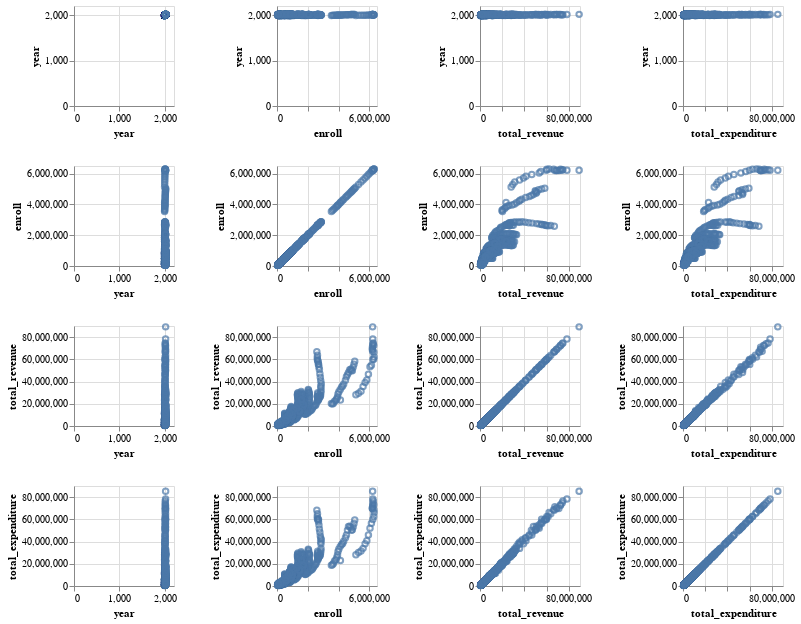

The notebook cell this image was saved under:
### Markdown cell above
Now we will take a look at the pairs plot to observe any relationships between the major variables.

### Code cell
alt.Chart(states_clean).mark_point().encode(
    alt.X(alt.repeat('column'), type = 'quantitative'),
    alt.Y(alt.repeat('row'), type = 'quantitative'),
).properties(
    width = 100,
    height = 100
).repeat(
    row = ['year', 'enroll', 'total_revenue', 'total_expenditure'],
    column = ['year', 'enroll', 'total_revenue', 'total_expenditure']
)

### Figure 1 — Vega-Lite specification as saved in the notebook (floating-point values rounded to 4 significant figures; data arrays with more than 128 entries replaced by an {"elided": "..."} marker saying what was removed)
{"config": {"view": {"continuousWidth": 400, "continuousHeight": 300}}, "repeat": {"column": ["year", "enroll", "total_revenue", "total_expenditure"], "row": ["year", "enroll", "total_revenue", "total_expenditure"]}, "spec": {"data": {"name": "data-dd763c0afa16603de2a0ec2e79b3cd50"}, "mark": "point", "encoding": {"x": {"type": "quantitative", "field": {"repeat": "column"}}, "y": {"type": "quantitative", "field": {"repeat": "row"}}}, "height": 100, "width": 100}, "$schema": "https://vega.github.io/schema/vega-lite/v4.8.1.json", "datasets": {"data-dd763c0afa16603de2a0ec2e79b3cd50": {"elided": "1224 records"}}}
